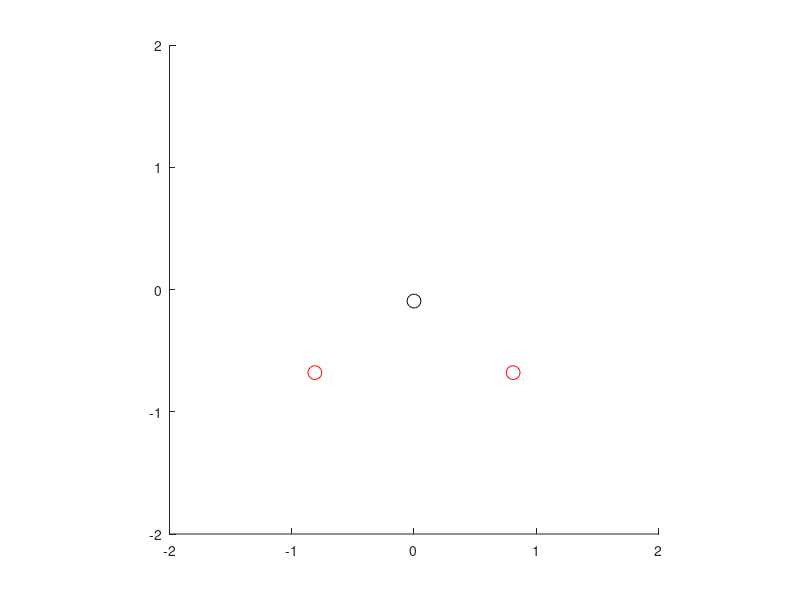
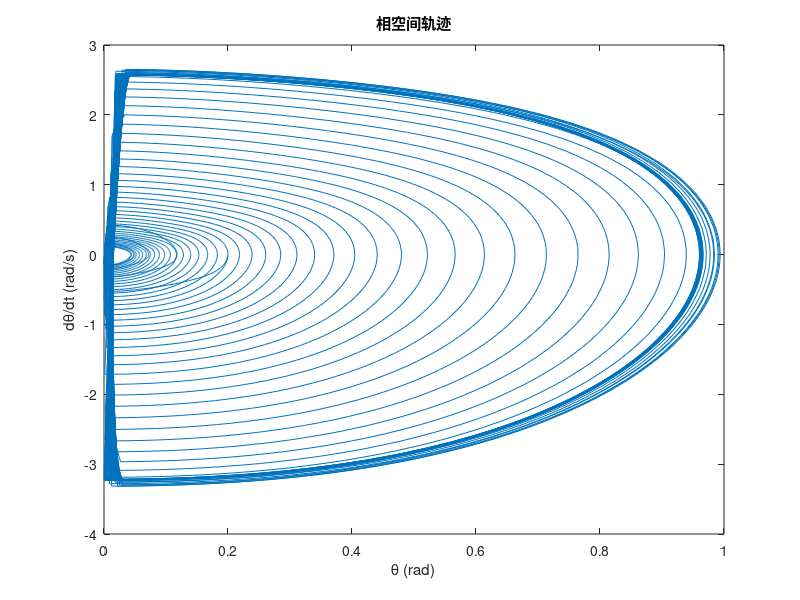

The MATLAB script that drew these images, in order:
function lato_lato()
    % 参数设置
    L = 1;          % 绳长一半 (m)
    g = 9.81;       % 重力加速度 (m/s²)
    A = 0.1;        % 支点振幅 (m)
    omega = 2*sqrt(g/L); % 驱动频率 (rad/s)
    cr = 0.8;       % 恢复系数（0:完全非弹性, 1:完全弹性）
    theta0 = 0.2;   % 初始摆角 (rad)
    dtheta0 = 0;    % 初始角速度 (rad/s)
    tspan = 0:0.01:100; % 仿真时间 (s)
    
    % 初始状态 [角度，角速度]
    y0 = [theta0; dtheta0];
    % 添加小的随机扰动
    perturbation = 0.01*randn(2,1);
    y0 = y0 + perturbation;
    
    % 求解ODE（包含碰撞事件）
    options = odeset('Events', @(t,y) collision_event(t, y, cr), 'RelTol', 1e-6);
    current_y = y0;
    current_tspan = [tspan(1) tspan(end)];
    t_all = [];
    y_all = [];

    while current_tspan(1) < current_tspan(2)
        [t, y, te, ye, ie] = ode45(@(t,y) lato_ode(t, y, L, g, A, omega), ...
                                    current_tspan, current_y, options);
        
        t_all = [t_all; t];
        y_all = [y_all; y];
        
        if ~isempty(te)
            % 应用恢复系数更新角速度
            current_y = [0; -cr * y(end,2)];
            current_tspan = [te, current_tspan(2)];
        else
            break;
        end
    end
    
    
    [t_unique, idx] = unique(t_all);
    y_interp = interp1(t_unique, y_all(idx,:), tspan);
    
    % 动画可视化
    animate_system(tspan, y_interp, L, A, omega);

    % 相空间图
    figure;
    plot(y_interp(:,1), y_interp(:,2));
    xlabel('\theta (rad)');
    ylabel('d\theta/dt (rad/s)');
    title('相空间轨迹');

    % 计算最大李雅普诺夫指数
    % lambda = lyapunov_exponent(tspan, y_interp);
    % fprintf('Maximum Lyapunov Exponent: %.4f\n', lambda);
end
%% 
% 运动方程（含支点驱动）
function dydt = lato_ode(t, y, L, g, A, omega)
    theta = y(1);
    dtheta = y(2);
    ypp = -A * omega^2 * sin(omega * t); % 支点加速度
    d2theta = -((g + ypp)/L) * sin(theta);
    dydt = [dtheta; d2theta];
end

% 碰撞事件检测（含恢复系数）
function [value, isterminal, direction] = collision_event(~, y, cr)
    value = y(1);       % 检测θ=0
    isterminal = 1;     % 停止积分
    direction = -1;     % 仅检测θ从正方向过零点
end
%%
% 动画生成函数
function animate_system(t, y, L, A, omega)
    figure;
    axis equal;
    xlim([-2*L 2*L]);
    ylim([-2*L 2*L]);
    hold on;
    
    pivot = plot(0, A*sin(omega*t(1)), 'ko', 'MarkerSize', 10);
    balls = plot([-L*sin(y(1,1)), L*sin(y(1,1))], ...
                [A*sin(omega*t(1))-L*cos(y(1,1)), A*sin(omega*t(1))-L*cos(y(1,1))], ...
                'ro', 'MarkerSize', 10);
    
    frame_skip = 10;
    for k = 1:frame_skip:length(t)
        theta = y(k,1);
        y_p = A*sin(omega*t(k));
        x_balls = [-L*sin(theta), L*sin(theta)];
        y_balls = y_p - L*cos(theta);
        
        set(pivot, 'YData', y_p);
        set(balls, 'XData', x_balls, 'YData', [y_balls, y_balls]);
        drawnow limitrate;
        pause(0.01);
    end
end
%%
%{
function lambda = lyapunov_exponent(t, y)
    % 确保时间步长均匀
    dt = mean(diff(t));
    
    % 选择参考轨迹
    ref_traj = y(:,1:2)';  % 转置为2×N矩阵
    
    % 参数设置
    min_norm = 1e-6;  % 最小扰动范数
    max_norm = 1e-2;  % 最大扰动范数
    n = length(t);
    
    % 初始化变量
    lambda_sum = 0;
    total_time = 0;
    ref_idx = 1;
    d1 = ref_traj(:,1) + min_norm * randn(2,1); % 初始扰动
    
    for i = 2:n
        % 计算当前扰动距离
        delta = norm(ref_traj(:,i) - d1);
        
        if delta > max_norm
            % 计算实际时间间隔
            delta_t = (i - ref_idx) * dt;
            
            % 计算增长率并累加
            growth = delta / norm(ref_traj(:,ref_idx) - d1);
            lambda_sum = lambda_sum + log(growth);
            total_time = total_time + delta_t;
            
            % 重新缩放扰动向量
            d1 = ref_traj(:,i) + (d1 - ref_traj(:,i)) * min_norm / delta;
            ref_idx = i;
        end
    end

    if total_time > 0
        lambda = lambda_sum / total_time;
    else
        lambda = NaN;
    end
%}